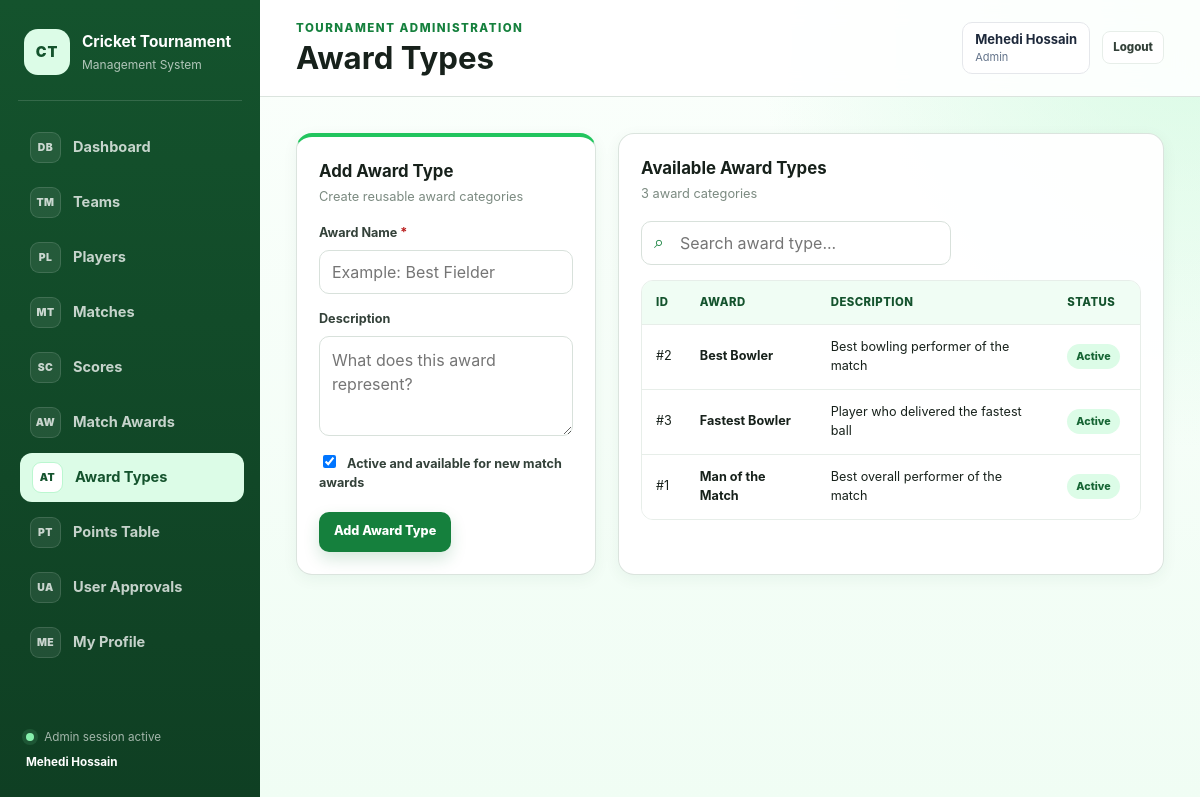
/award_types.php (signed in), run on the app's committed database.
### tables this page shows
CREATE TABLE `award_type` (
  `award_type_id` int NOT NULL,
  `award_name` varchar(100) NOT NULL,
  `description` varchar(255) DEFAULT NULL,
  `is_active` tinyint(1) NOT NULL DEFAULT '1'
);

### includes/functions.php (called while the page is built, shortened)
<?php
function h(mixed $value): string
{
    return htmlspecialchars(
        (string) $value,
        ENT_QUOTES,
        'UTF-8'
    );
}

### award_types.php (the view, shortened to what this page needs)
<?php
require_once __DIR__ . '/includes/bootstrap.php';
$editAwardType = [
    'award_type_id' => 0,
    'award_name' => '',
    'description' => '',
    'is_active' => 1,
];
$awardTypes = $pdo->query(
    'SELECT at.award_type_id, at.award_name, at.description, at.is_active,
            COUNT(ma.match_award_id) AS usage_count
     FROM award_type at
     LEFT JOIN match_award ma ON ma.award_type_id = at.award_type_id
     GROUP BY at.award_type_id, at.award_name, at.description, at.is_active
     ORDER BY at.is_active DESC, at.award_name'
)->fetchAll();
require __DIR__ . '/includes/header.php';
?>
<div class="grid grid-2">
    <section class="card card-accent">
        <div class="card-header">
            <div>
                <h2><?= (int) $editAwardType['award_type_id'] > 0 ? 'Edit Award Type' : 'Add Award Type' ?></h2>
                <p>Create reusable award categories</p>
            </div>
        </div>
        <form method="post" class="form-grid">
            <div class="form-group full">
                <label class="required" for="award_name">Award Name</label>
                <input id="award_name" name="award_name" maxlength="100" required value="<?= h($editAwardType['award_name']) ?>" placeholder="Example: Best Fielder">
            </div>
            <div class="form-group full">
                <label for="description">Description</label>
                <textarea id="description" name="description" maxlength="255" placeholder="What does this award represent?"><?= h($editAwardType['description']) ?></textarea>
            </div>
            <div class="form-group full">
                <label>
                    <input type="checkbox" name="is_active" value="1" style="width:auto;height:auto;margin-right:8px;" <?= (int) $editAwardType['is_active'] === 1 ? 'checked' : '' ?>>
                    Active and available for new match awards
                </label>
            </div>
            <div class="form-actions">
                <button class="btn btn-primary" type="submit"><?= (int) $editAwardType['award_type_id'] > 0 ? 'Update Award Type' : 'Add Award Type' ?></button>
            </div>
        </form>
    </section>
    <section class="card">
        <div class="card-header">
            <div>
                <h2>Available Award Types</h2>
                <p><?= count($awardTypes) ?> award categories</p>
            </div>
        </div>
        <div class="table-toolbar">
            <div class="search-box">
                <input type="search" placeholder="Search award type..." data-table-search="awardTypesTable">
            </div>
        </div>
        <div class="table-wrap">
            <table id="awardTypesTable">
                <thead>
                <tr>
                    <th>ID</th>
                    <th>Award</th>
                    <th>Description</th>
                    <th>Status</th>
                    <th>Used</th>
                </tr>
                </thead>
                <tbody>
                <?php foreach ($awardTypes as $awardType): ?>
                    <tr>
                        <td>#<?= (int) $awardType['award_type_id'] ?></td>
                        <td><strong><?= h($awardType['award_name']) ?></strong></td>
                        <td><?= h($awardType['description'] ?: '—') ?></td>
                        <td>
                            <span class="badge <?= (int) $awardType['is_active'] === 1 ? 'badge-success' : 'badge-muted' ?>">
                                <?= (int) $awardType['is_active'] === 1 ? 'Active' : 'Inactive' ?>
                            </span>
                        </td>
                        <td><?= (int) $awardType['usage_count'] ?></td>
                    </tr>
                <?php endforeach; ?>
                </tbody>
            </table>
        </div>
    </section>
</div>
<?php require __DIR__ . '/includes/footer.php'; ?>

### assets/css/style.css (style rules this page uses)
:root { --green-900: #14532d; --green-800: #166534; --green-700: #15803d; --green-600: #16a34a; --green-500: #22c55e; --green-200: #bbf7d0; --green-100: #dcfce7; --green-50: #f0fdf4; --white: #ffffff; --gray-950: #17211b; --gray-800: #334139; --gray-600: #64736a; --gray-500: #7b8a80; --gray-300: #d8e1db; --gray-200: #e7eee9; --gray-100: #f3f7f4; --red-700: #b91c1c; --red-100: #fee2e2; --amber-800: #92400e; --amber-100: #fef3c7; --shadow-sm: 0 4px 15px rgba(20, 83, 45, 0.06); --shadow-md: 0 14px 35px rgba(20, 83, 45, 0.11); --radius-sm: 10px; --radius-md: 16px; --radius-lg: 22px; }
* { box-sizing: border-box; }
html { min-height: 100%; background: var(--green-50); }
body { min-height: 100vh; margin: 0; color: var(--gray-950); background: radial-gradient(circle at top right, rgba(187, 247, 208, 0.55), transparent 28rem), linear-gradient(180deg, #fbfffc 0%, var(--green-50) 100%); font-family: Inter, ui-sans-serif, system-ui, -apple-system, BlinkMacSystemFont, "Segoe UI", sans-serif; line-height: 1.5; }
button, input, select, textarea { font: inherit; }
button { cursor: pointer; }
.grid { display: grid; gap: 22px; }
.grid-2 { grid-template-columns: minmax(300px, 0.75fr) minmax(0, 1.5fr); }
.stat-card, .card { border: 1px solid rgba(216, 225, 219, 0.9); border-radius: var(--radius-md); background: rgba(255, 255, 255, 0.94); box-shadow: var(--shadow-sm); }
.card { padding: 22px; }
.card-header, .page-actions, .section-title-row { display: flex; align-items: center; justify-content: space-between; gap: 14px; }
.card-header { margin-bottom: 18px; }
.card-header h2, .card-header h3, .section-title-row h2 { margin: 0; }
.card-header h2, .section-title-row h2 { font-size: 1.05rem; }
.card-header p, .section-subtitle { margin: 3px 0 0; color: var(--gray-500); font-size: 0.8rem; }
.card-accent { border-top: 4px solid var(--green-500); }
.form-grid { display: grid; grid-template-columns: repeat(2, minmax(0, 1fr)); gap: 16px; }
.form-group { display: grid; gap: 7px; }
.form-group.full { grid-column: 1 / -1; }
label { color: var(--gray-800); font-size: 0.79rem; font-weight: 750; }
.required::after { content: " *"; color: var(--red-700); }
input, select, textarea { width: 100%; border: 1px solid var(--gray-300); border-radius: var(--radius-sm); color: var(--gray-950); background: var(--white); outline: none; transition: border-color 0.18s, box-shadow 0.18s; }
input, select { height: 44px; padding: 0 12px; }
textarea { min-height: 100px; padding: 11px 12px; resize: vertical; }
.form-actions { grid-column: 1 / -1; display: flex; flex-wrap: wrap; gap: 10px; margin-top: 3px; }
.btn { min-height: 40px; padding: 9px 14px; border: 1px solid transparent; border-radius: 10px; display: inline-flex; align-items: center; justify-content: center; gap: 7px; font-size: 0.79rem; font-weight: 800; transition: 0.18s ease; }
.btn-primary { color: var(--white); background: var(--green-700); box-shadow: 0 7px 16px rgba(21, 128, 61, 0.18); }
.table-toolbar { display: flex; align-items: center; justify-content: space-between; flex-wrap: wrap; gap: 12px; margin-bottom: 15px; }
.search-box { position: relative; width: min(100%, 310px); }
.search-box input { padding-left: 38px; }
.search-box::before { content: "⌕"; position: absolute; left: 13px; top: 50%; transform: translateY(-52%); color: var(--green-700); font-size: 1.1rem; z-index: 1; }
.table-wrap { width: 100%; overflow-x: auto; border: 1px solid var(--gray-200); border-radius: 12px; }
table { width: 100%; border-collapse: collapse; min-width: 690px; background: var(--white); }
th, td { padding: 13px 14px; border-bottom: 1px solid var(--gray-200); text-align: left; vertical-align: middle; font-size: 0.79rem; }
th { color: var(--green-900); background: var(--green-50); font-size: 0.71rem; font-weight: 850; letter-spacing: 0.04em; text-transform: uppercase; }
tbody tr:last-child td { border-bottom: 0; }
.badge { display: inline-flex; align-items: center; justify-content: center; min-height: 25px; padding: 4px 9px; border-radius: 999px; font-size: 0.67rem; font-weight: 850; white-space: nowrap; }
.badge-success { color: var(--green-800); background: var(--green-100); }

### data on the page
award_type: award_type_id "2", award_name "Best Bowler", description "Best bowling performer of the match", is_active "Active"
award_type: award_type_id "3", award_name "Fastest Bowler", description "Player who delivered the fastest ball", is_active "Active"
award_type: award_type_id "1", award_name "Man of the Match", description "Best overall performer of the match", is_active "Active"

### other printed values
$item['icon'] "DB"
$item['label'] "Dashboard"
$item['icon'] "TM"
$item['label'] "Teams"
$item['icon'] "PL"
$item['label'] "Players"
$item['icon'] "MT"
$item['label'] "Matches"
$item['icon'] "SC"
$item['label'] "Scores"
$item['icon'] "AW"
$item['label'] "Match Awards"
$item['icon'] "AT"
$item['label'] "Award Types"
$item['icon'] "PT"
